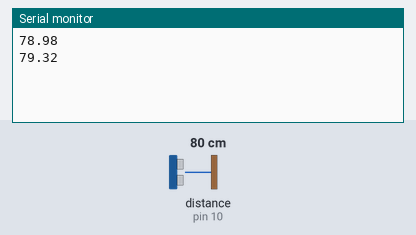
The sketch below on a simulated Arduino Uno, built with avr-gcc and run on an emulated ATmega328P. Parts: the last lines printed to the serial monitor. Wiring (inferred from the names in the program): ultrasonic range finder: trigger pin 9; echo pin 10. The inputs (shaded band) are chosen by the test bench; at power-on: distance to the obstacle (sensor on pin 10) 80 cm. The echo pulse lasts 58.3 µs per cm.

Above: at 1.8 s.
1.9 s: distance to the obstacle (sensor on pin 10) set to 2 cm
At 2.8 s:
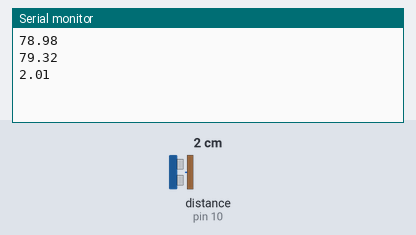
3.4 s: distance to the obstacle (sensor on pin 10) set to 4 cm
At 4.8 s:
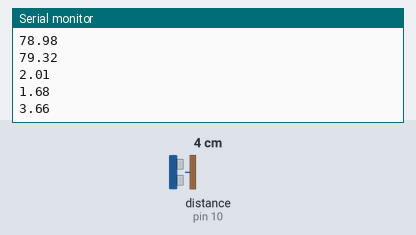
Timing chart, 0 to 6.4 s (numbered marks = the images above; inputs shaded):
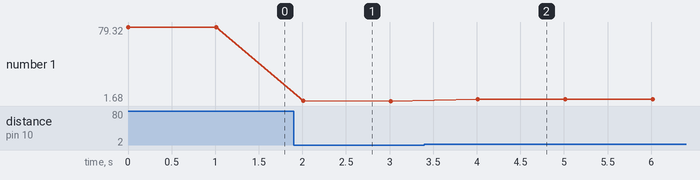

Measured:
- after the input at 1.9 s, the serial monitor: prints a new line after 0.11 s (image 1)
- after the input at 3.4 s, the serial monitor: prints a new line after 0.61 s (image 2)
- plotted number 1: 79.32 → 1.68 after the input at 1.9 s, 1.68 → 3.66 after the input at 3.4 s

The sketch:

now-tsk.ino
```cpp
#define TRIG_PIN 9  // Trigger Pin of HC-SR04
#define ECHO_PIN 10 // Echo Pin of HC-SR04

void setup() {
    Serial.begin(9600);
    pinMode(TRIG_PIN, OUTPUT);
    pinMode(ECHO_PIN, INPUT);
}

void loop() {
    long duration;
    float distance;

    // Send trigger signal
    digitalWrite(TRIG_PIN, LOW);
    delayMicroseconds(2);
    digitalWrite(TRIG_PIN, HIGH);
    delayMicroseconds(10);
    digitalWrite(TRIG_PIN, LOW);

    // Read echo signal
    duration = pulseIn(ECHO_PIN, HIGH);

    // Convert time to distance (cm)
    distance = duration * 0.034 / 2;

    // Send distance value to Serial (for Python)
    Serial.println(distance);

    delay(1000);  // Sample every second
}
```
